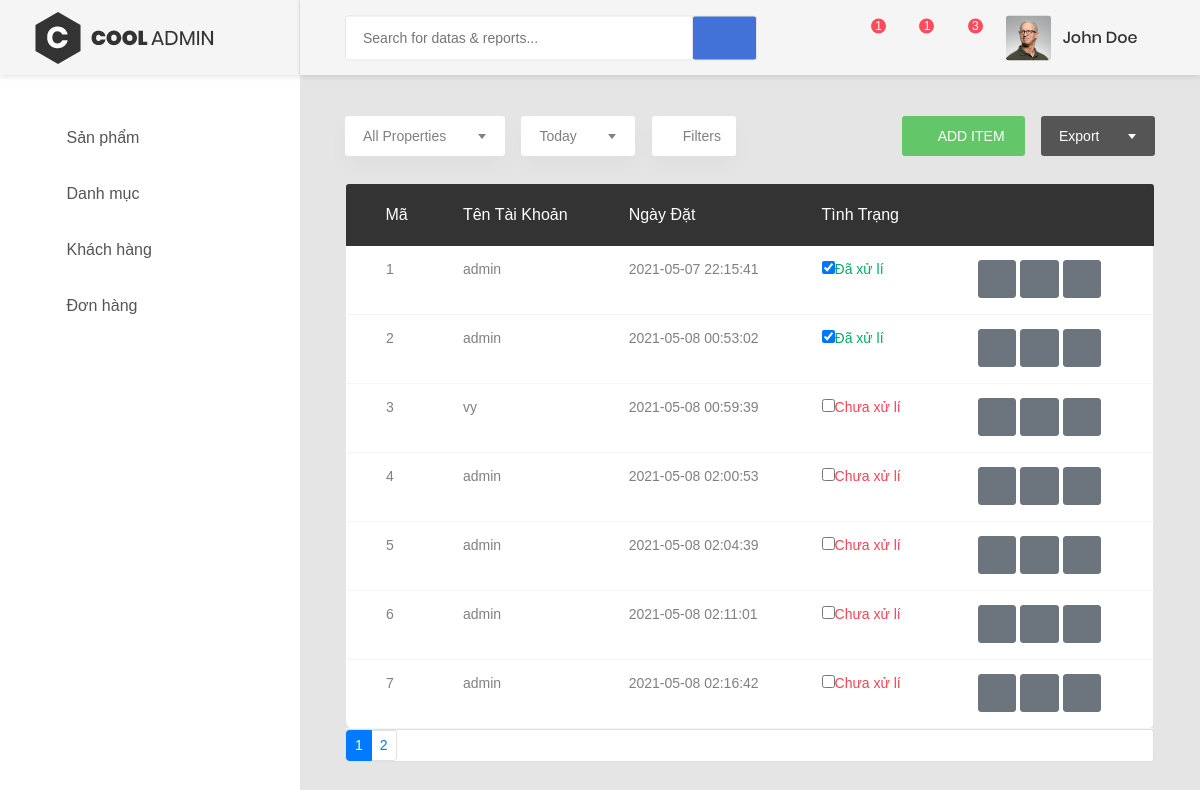
The app's page /admin/index.php?page=order with its own data.
### tables this page shows
CREATE TABLE `orders` (
  `id` int(255) UNSIGNED NOT NULL,
  `idUser` int(255) UNSIGNED NOT NULL,
  `datetime` datetime NOT NULL DEFAULT current_timestamp(),
  `total` int(255) NOT NULL,
  `delivery` int(10) NOT NULL,
  `total_discounting` int(255) NOT NULL
);

CREATE TABLE `users` (
  `id` int(255) UNSIGNED NOT NULL,
  `img` varchar(255) NOT NULL DEFAULT ' img/user/defaultavata.jpg',
  `username` varchar(255) NOT NULL,
  `password` varchar(255) NOT NULL,
  `firstname` varchar(255) NOT NULL,
  `lastname` varchar(255) NOT NULL,
  `email` varchar(255) NOT NULL,
  `dob` varchar(255) NOT NULL,
  `sex` tinyint(1) NOT NULL,
  `address` varchar(255) NOT NULL,
  `phone_number` varchar(255) NOT NULL,
  `admin` tinyint(1) NOT NULL
);

### PHP/code.php (called while the page is built, shortened)
<?php
function getOrder($numpage)
{
    global $conn;
    $sql = "SELECT * FROM orders LIMIT $numpage,7";
    return $conn->query($sql);
}
function getOrderNoNumpage()
{
    global $conn;
    $sql = "SELECT * FROM orders";
    return $conn->query($sql);
}
function getUserByIdUser($id)
{
    global $conn;
    $sql = "SELECT * FROM users WHERE id='$id'";
    return $conn->query($sql);
}

### admin/page/order.php (the view, shortened to what this page needs)
<div class="table-data__tool">
    <div class="table-data__tool-left">
        <div class="rs-select2--light rs-select2--md">
        </div>
        <div class="rs-select2--light rs-select2--sm">
        </div>
        <button class="au-btn-filter">
            <i class="zmdi zmdi-filter-list"></i>filters</button>
    </div>
    <div class="table-data__tool-right">
        <button class="au-btn au-btn-icon au-btn--green au-btn--small">
            <i class="zmdi zmdi-plus"></i>add item</button>
        <div class="rs-select2--dark rs-select2--sm rs-select2--dark2">
        </div>
    </div>
</div>
<div class="table-responsive m-b-40">
    <table class="table table-borderless table-data3">
        <thead>
            <tr>
                <th>Mã</th>
                <th>Tên tài khoản</th>
                <th>Ngày đặt</th>
                <th>Tình trạng</th>
                <th></th>
            </tr>
        </thead>
        <tbody id="table_order">
            <?php
            $result = getOrder(0);
            while ($row = $result->fetch_assoc()) {
                $user = getUserByIdUser($row['idUser'])->fetch_assoc();
                ?>
            <tr>
                <td><?php echo $row['id'] ?></td>
                <td><?php echo $user['username']  ?></td>
                <td><?php echo $row['datetime'] ?></td>
                <?php if ($row['delivery'] == 1) echo '<td disabled class="process"><input type="checkbox" checked>Đã xử lí</td>';
                else echo '<td id="tdcheck' . $row['id'] . '" class="denied"><input onclick="processOrder(' . $row['id'] . ')" type="checkbox">Chưa xử lí</td>'; ?>
                <td>
                    <div class="table-data-feature">
                        <button style="margin:2px;" type="button" class="btn btn-secondary  mb-1" data-toggle="modal" data-target="#moreProduct" onclick="moreProduct(<?php echo $row['id'] ?>)">
                            <i class="zmdi zmdi-edit"></i>
                        </button>
                        <button style="margin:2px;" type="button" class="btn btn-secondary  mb-1" data-toggle="modal" data-target="#moreProduct" onclick="moreProduct(<?php echo $row['id'] ?>)">
                            <i class="zmdi zmdi-delete"></i>
                        </button>
                        <button style="margin:2px;" type="button" class="btn btn-secondary  mb-1" data-toggle="modal" data-target="#moreOrder" onclick="moreOrder(<?php echo $row['id'] ?>,<?php echo $row['idUser'] ?>)">
                            <i class="zmdi zmdi-more"></i>
                        </button>
                    </div>
                </td>
            </tr>
            <?php
        }
        ?>
        </tbody>
    </table>
    <div class="card">
        <div id="pagination">
            <nav aria-label="...">
                <ul class="pagination pagination-sm">
                    <?php
                    $result = getOrderNoNumpage();
                    $numpage = ceil($result->num_rows / 7);
                    if ($numpage != 1)
                        for ($i = 1; $i <= $numpage; $i++) {
                            $pos = ($i - 1) * 7;
                            ?>
                    <li class="page-item <?php if ($i == 1) echo "active" ?>"><button class="page-link" type="button" onclick="getOrder(<?php echo $pos ?>,<?php echo $i ?>)"><?php echo $i ?></button></li>
                    <?php
                } ?>
                </ul>
            </nav>
        </div>
    </div>
</div>

### records on screen
orders: id "1", idUser.username "admin", datetime "2021-05-07 22:15:41"
orders: id "2", idUser.username "admin", datetime "2021-05-08 00:53:02"
orders: id "3", idUser.username "vy", datetime "2021-05-08 00:59:39"
orders: id "4", idUser.username "admin", datetime "2021-05-08 02:00:53"
orders: id "5", idUser.username "admin", datetime "2021-05-08 02:04:39"
orders: id "6", idUser.username "admin", datetime "2021-05-08 02:11:01"
orders: id "7", idUser.username "admin", datetime "2021-05-08 02:16:42"
